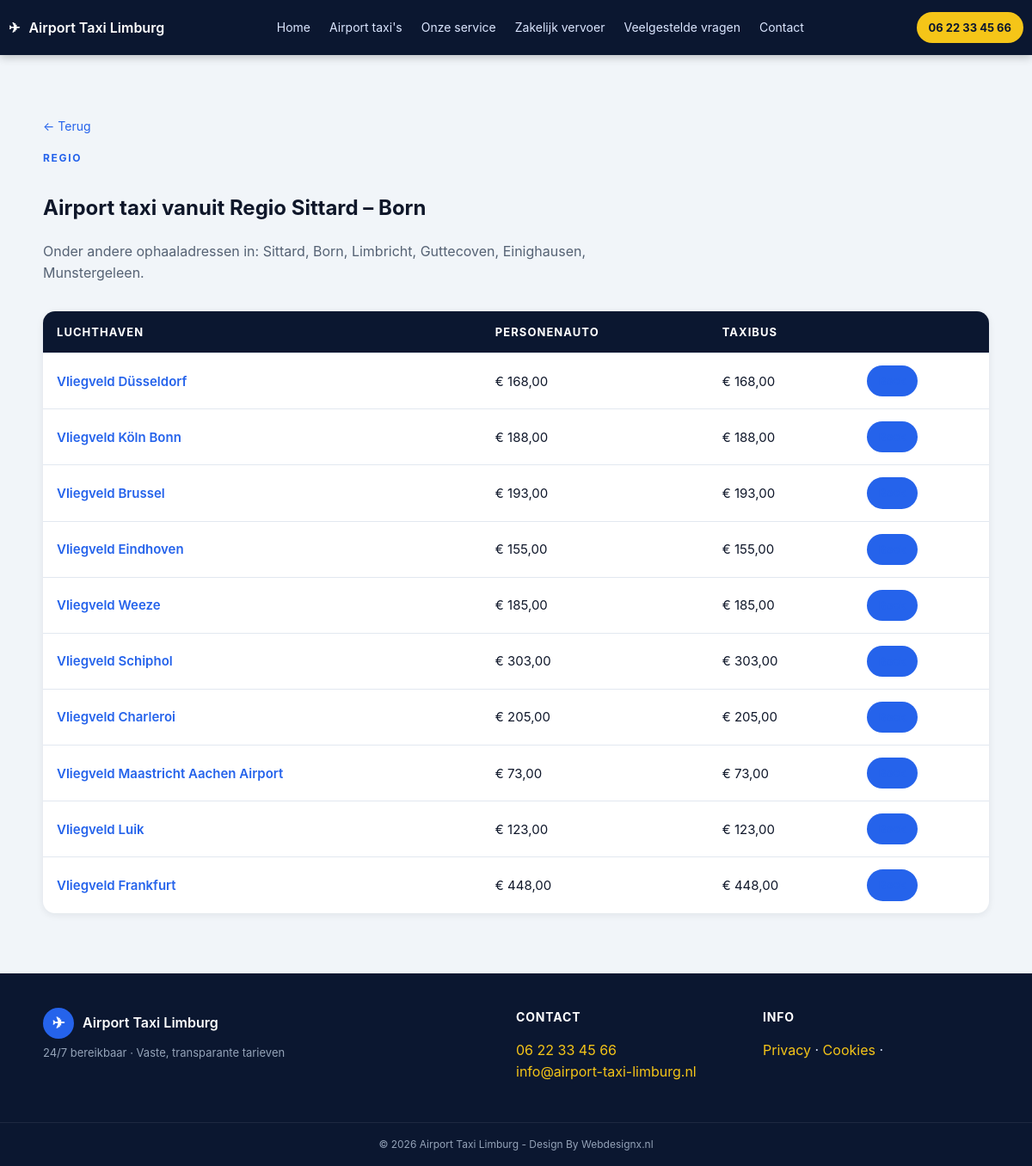
The app's page /?regio=sittard-born with its own data.
### tables this page shows
CREATE TABLE regions (
        id TEXT PRIMARY KEY,
        name TEXT NOT NULL,
        municipalities TEXT NOT NULL DEFAULT "[]",
        plaatsen TEXT NOT NULL DEFAULT "[]",
        representative_place TEXT NOT NULL DEFAULT "",
        sort_order INTEGER NOT NULL DEFAULT 0
    );

### index.php (called while the page is built, shortened)
<?php
require_once __DIR__ . '/includes/functions.php';
$page = $_GET['p'] ?? 'home';
$page = preg_replace('/[^a-z0-9\-_]/i', '', (string)$page) ?: 'home';
$slug_type = null; $slug_value = null;
if (isset($_GET['luchthaven'])) { $slug_type = 'airport'; $slug_value = $_GET['luchthaven']; }
elseif (isset($_GET['regio']))   { $slug_type = 'region';  $slug_value = $_GET['regio']; }
$view = null;
if ($slug_type === 'airport') { $view = 'airport'; }
elseif ($slug_type === 'region') { $view = 'region'; }
elseif ($page === 'home') { $view = 'home'; }
elseif ($page === 'boeking') { $view = 'booking_success'; }
else { $view = 'content'; }
$file = __DIR__ . '/pages/' . $view . '.php';
require __DIR__ . '/includes/header.php';
require $file;
require __DIR__ . '/includes/footer.php';

### includes/functions.php (called while the page is built, shortened)
<?php
function h(?string $s): string {
    return htmlspecialchars((string)$s, ENT_QUOTES | ENT_SUBSTITUTE, 'UTF-8');
}
function format_price($value): string {
    $amount = is_numeric($value) ? (float)$value : 0.0;
    $whole = number_format($amount, 2, ',', '.');
    return '€ ' . $whole;
}
function url(string $path = ''): string {
    $path = ltrim($path, '/');
    $script = $_SERVER['SCRIPT_NAME'] ?? '/index.php';
    $dir = rtrim(str_replace('\\', '/', dirname($script)), '/');
    return ($dir === '' ? '' : $dir) . '/' . $path;
}
function json_decode_list(?string $raw): array {
    $d = json_decode($raw, true);
    return is_array($d) ? $d : [];
}

### pages/region.php (the view, shortened to what this page needs)
<?php
$slug = preg_replace('/[^a-z0-9\-]/i', '', (string)($slug_value ?? ''));
$pdo = db();
$stmt = $pdo->prepare('SELECT * FROM regions WHERE id = ?');
$stmt->execute([$slug]);
$region = $stmt->fetch();
$prices = $pdo->prepare('SELECT p.car, p.van, a.id as airport_id, a.name as airport_name FROM prices p JOIN airports a ON a.id = p.airport_id WHERE p.region_id = ? ORDER BY a.sort_order');
$prices->execute([$region['id']]);
$rows = $prices->fetchAll();
$plaatsen = json_decode_list($region['plaatsen']);
?>
<section class="section">
  <div class="container">
    <a class="back-link" href="<?= h(url('')) ?>">← Terug</a>
    <div class="section-head">
      <span class="eyebrow">Regio</span>
      <h1>Airport taxi vanuit <?= h($region['name']) ?></h1>
      <?php if ($plaatsen): ?><p>Onder andere ophaaladressen in: <?= h(implode(', ', $plaatsen)) ?>.</p><?php endif; ?>
    </div>
    <table class="price-table">
      <thead><tr><th>Luchthaven</th><th>Personenauto</th><th>Taxibus</th><th></th></tr></thead>
      <tbody>
      <?php foreach ($rows as $r): ?>
        <tr>
          <td><a href="<?= h(url('?luchthaven=' . $r['airport_id'])) ?>"><?= h($r['airport_name']) ?></a></td>
          <td><?= h(format_price($r['car'])) ?></td>
          <td><?= h(format_price($r['van'])) ?></td>
          <td><a class="btn btn-primary btn-sm" href="<?= h(url('#boeken')) ?>">Boek</a></td>
        </tr>
      <?php endforeach; ?>
      </tbody>
    </table>
  </div>
</section>

### assets/style.css (style rules this page uses)
:root { --navy-900:#0b1730; --navy-800:#0f1e3d; --navy-700:#16264a; --navy-600:#1e3a6b; --blue-600:#2563eb; --blue-500:#3b82f6; --blue-700:#1d4ed8; --gold:#f5c518; --gold-600:#e0b20d; --ink:#0f172a; --slate-700:#334155; --slate-500:#556274; --slate-400:#94a3b8; --slate-200:#e2e8f0; --slate-100:#f1f5f9; --surface:#f1f5f9; --white:#ffffff; --success:#16a34a; --danger:#ef4444; --r-sm:10px; --r:14px; --r-lg:20px; --r-xl:24px; --r-pill:999px; --shadow-card:0 24px 60px -20px rgba(2,12,40,.45); --shadow-sm:0 2px 8px rgba(15,23,42,.08); --font:"Inter",system-ui,-apple-system,"Segoe UI",Roboto,Helvetica,Arial,sans-serif; --content-max:1180px; --pad-x:clamp(16px,4vw,40px); }
*,*:before,*:after { box-sizing:border-box }
html,body { margin:0;padding:0;background:var(--surface);color:var(--ink);font-family:var(--font);line-height:1.55;-webkit-font-smoothing:antialiased }
a { color:inherit;text-decoration:none }
.container { max-width:var(--content-max);margin:0 auto;padding-left:var(--pad-x);padding-right:var(--pad-x) }
.btn { display:inline-flex;align-items:center;justify-content:center;gap:8px;font-weight:700;padding:12px 22px;border-radius:var(--r-pill);border:0;cursor:pointer;transition:transform .1s ease,background .15s;color:#fff;text-decoration:none;font-size:15px }
.btn-primary { background:var(--blue-600) }
.btn-sm { padding:8px 14px;font-size:13px }
.section { padding:70px 0 }
.section-head { max-width:720px;margin:0 0 32px }
.eyebrow { display:inline-block;font-size:12px;letter-spacing:.14em;text-transform:uppercase;color:var(--blue-600);font-weight:700;margin-bottom:10px }
.section p { color:var(--slate-500);font-size:16px;margin:0 }
.back-link { display:inline-block;margin-bottom:12px;color:var(--blue-600);font-size:14px }
.price-table { width:100%;border-collapse:collapse;background:#fff;border-radius:var(--r);overflow:hidden;box-shadow:var(--shadow-sm) }
.price-table th,.price-table td { padding:14px 16px;text-align:left;border-bottom:1px solid var(--slate-200);font-size:15px }
.price-table th { background:var(--navy-900);color:#fff;font-size:13px;text-transform:uppercase;letter-spacing:.08em }
.price-table tr:last-child td { border-bottom:0 }
.price-table a { color:var(--blue-600);font-weight:600 }

### records on screen
regions: name "Regio Sittard – Born", plaatsen "Sittard, Born, Limbricht, Guttecoven, Einighausen, Munstergeleen"

### other values on screen
$r['airport_name'] "Vliegveld Düsseldorf"
format_price($r['car']) "€ 168,00"
format_price($r['van']) "€ 168,00"
$r['airport_name'] "Vliegveld Köln Bonn"
format_price($r['car']) "€ 188,00"
format_price($r['van']) "€ 188,00"
$r['airport_name'] "Vliegveld Brussel"
format_price($r['car']) "€ 193,00"
format_price($r['van']) "€ 193,00"
$r['airport_name'] "Vliegveld Eindhoven"
format_price($r['car']) "€ 155,00"
format_price($r['van']) "€ 155,00"
$r['airport_name'] "Vliegveld Weeze"
format_price($r['car']) "€ 185,00"
format_price($r['van']) "€ 185,00"
